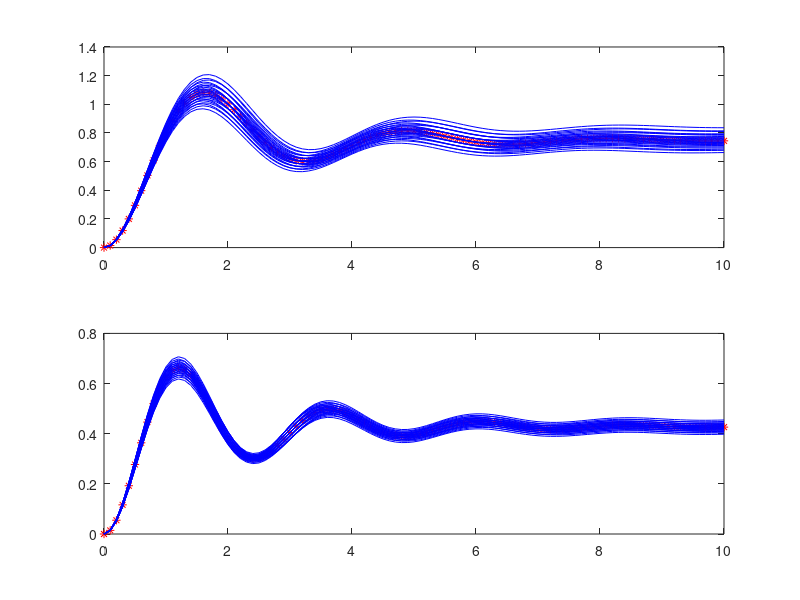

The MATLAB source for this figure:
% -------------------------------------------------------------------------
% parameter_uncertainty.m
% Description: 
% Exploring the influences of parameter uncertainties in a control system
% model. 
% Author:
% Xiaotian Dai, 2017
% -------------------------------------------------------------------------

close all;

%% Define the Actual System Transfer Function
% G(s) = 3 / (s^2 + s + 4)
Gs = tf([3],[1 1 4]);


%% Simulate the ideal system
SAMPLING_TIME = 0.1;
t = 0:SAMPLING_TIME:10;
t = t';
u = ones(numel(t),1);

f = figure();

% open loop response
subplot(2, 1, 1);
[y1, t1, x1] = lsim(Gs, u, t);
plot(t1, y1, 'r*');
hold on;

% closed loop response
subplot(2, 1, 2);
Gsc = feedback(Gs, 1);
[y1, t1, x1] = lsim(Gsc, u, t);
plot(t1, y1, 'r*');
hold on;


%% Simulate some variate systems
% a range, or even a distribution
% a = 2.8 - 3.2
% b = 3.8 - 4.2

para1 = linspace(2.8, 3.2, 5);
para2 = linspace(3.8, 4.2, 5);

[X,Y] = meshgrid(para1, para2);

% H(s) = a / (s^2 + s + b)
for i = 1:size(X,1)
    for j = 1:size(X,2)
        a = X(i, j);
        b = Y(i, j);
        display(sprintf('a = %f, b = %f', a, b))
        Hs = tf(a, [1 1 b]);
        
        % open loop response
        subplot(2, 1, 1);
        [y2, t2, x2] = lsim(Hs, u, t);
        plot(t2, y2, 'b');
        hold on;
        
        % closed loop response
        subplot(2, 1, 2);
        Hsc = feedback(Hs, 1);
        [y2, t2, x2] = lsim(Hsc, u, t);
        plot(t2, y2, 'b');
        hold on;
    end
end
